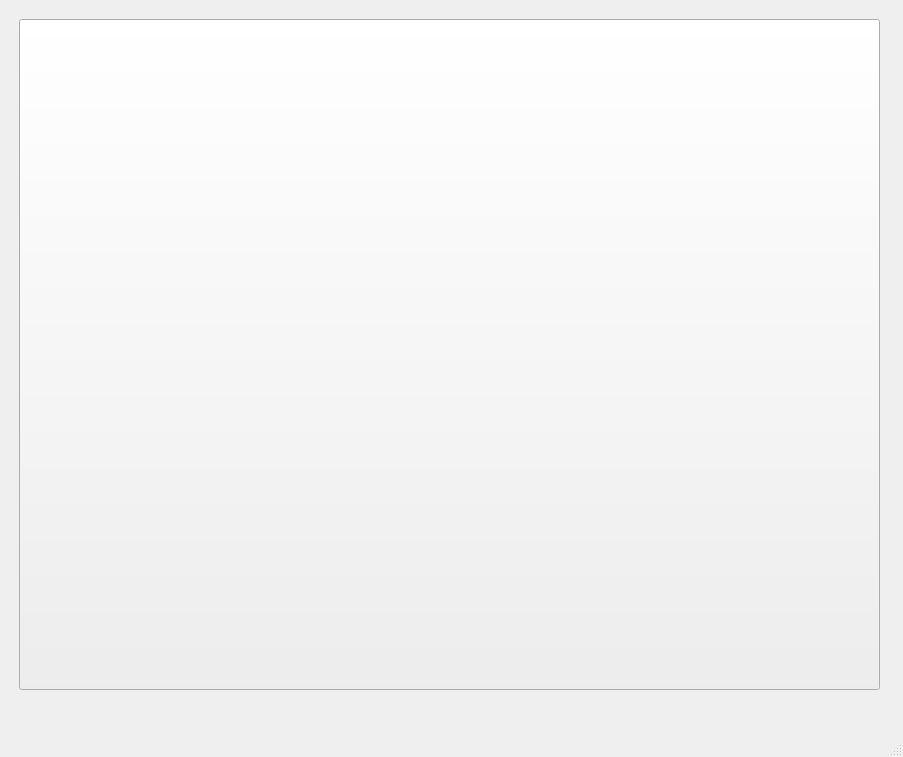
<?xml version="1.0" encoding="UTF-8"?>
<ui version="4.0">
 <class>MainWindow</class>
 <widget class="QMainWindow" name="MainWindow">
  <property name="geometry">
   <rect>
    <x>0</x>
    <y>0</y>
    <width>903</width>
    <height>757</height>
   </rect>
  </property>
  <property name="windowTitle">
   <string>MainWindow</string>
  </property>
  <widget class="QWidget" name="centralwidget">
   <layout class="QHBoxLayout" name="horizontalLayout_4">
    <item>
     <widget class="QStackedWidget" name="stackedWidget">
      <widget class="QWidget" name="flash_screen">
       <widget class="QPushButton" name="btn_to_screen2">
        <property name="geometry">
         <rect>
          <x>10</x>
          <y>10</y>
          <width>861</width>
          <height>671</height>
         </rect>
        </property>
        <property name="minimumSize">
         <size>
          <width>500</width>
          <height>500</height>
         </size>
        </property>
        <property name="icon">
         <iconset>
          <normaloff>:/qtd/Images/anu.png</normaloff>:/qtd/Images/anu.png</iconset>
        </property>
        <property name="iconSize">
         <size>
          <width>482</width>
          <height>518</height>
         </size>
        </property>
       </widget>
      </widget>
      <widget class="QWidget" name="upload_screen">
       <widget class="QWidget" name="">
        <property name="geometry">
         <rect>
          <x>69</x>
          <y>120</y>
          <width>721</width>
          <height>401</height>
         </rect>
        </property>
        <layout class="QVBoxLayout" name="verticalLayout_2">
         <item>
          <layout class="QHBoxLayout" name="horizontalLayout">
           <item>
            <widget class="QLabel" name="label">
             <property name="text">
              <string>Center:</string>
             </property>
             <property name="alignment">
              <set>Qt::AlignmentFlag::AlignCenter</set>
             </property>
            </widget>
           </item>
           <item>
            <widget class="QComboBox" name="center_choose_btn"/>
           </item>
           <item>
            <widget class="QPushButton" name="center_add_btn">
             <property name="maximumSize">
              <size>
               <width>25</width>
               <height>25</height>
              </size>
             </property>
             <property name="text">
              <string>+</string>
             </property>
             <property name="iconSize">
              <size>
               <width>5</width>
               <height>16</height>
              </size>
             </property>
            </widget>
           </item>
          </layout>
         </item>
         <item>
          <layout class="QHBoxLayout" name="horizontalLayout_2">
           <item>
            <widget class="QLabel" name="label_2">
             <property name="text">
              <string>Date:</string>
             </property>
             <property name="alignment">
              <set>Qt::AlignmentFlag::AlignCenter</set>
             </property>
            </widget>
           </item>
           <item>
            <widget class="QDateEdit" name="date_choose_btn">
             <property name="calendarPopup">
              <bool>true</bool>
             </property>
            </widget>
           </item>
          </layout>
         </item>
         <item>
          <layout class="QHBoxLayout" name="horizontalLayout_3">
           <item>
            <widget class="QLabel" name="label_3">
             <property name="text">
              <string>Select Folders:</string>
             </property>
             <property name="alignment">
              <set>Qt::AlignmentFlag::AlignCenter</set>
             </property>
            </widget>
           </item>
           <item>
            <widget class="QPushButton" name="folder_choose_btn">
             <property name="text">
              <string>PushButton</string>
             </property>
            </widget>
           </item>
          </layout>
         </item>
         <item>
          <widget class="QScrollArea" name="scroll_patients">
           <property name="verticalScrollBarPolicy">
            <enum>Qt::ScrollBarPolicy::ScrollBarAlwaysOff</enum>
           </property>
           <property name="widgetResizable">
            <bool>true</bool>
           </property>
           <widget class="QWidget" name="scroll_patients_contents">
            <property name="geometry">
             <rect>
              <x>0</x>
              <y>0</y>
              <width>717</width>
              <height>129</height>
             </rect>
            </property>
           </widget>
          </widget>
         </item>
         <item>
          <widget class="QPushButton" name="upload_btn">
           <property name="text">
            <string>Upload</string>
           </property>
          </widget>
         </item>
         <item>
          <spacer name="verticalSpacer">
           <property name="orientation">
            <enum>Qt::Orientation::Vertical</enum>
           </property>
           <property name="sizeHint" stdset="0">
            <size>
             <width>20</width>
             <height>40</height>
            </size>
           </property>
          </spacer>
         </item>
        </layout>
       </widget>
      </widget>
     </widget>
    </item>
   </layout>
  </widget>
  <widget class="QMenuBar" name="menubar">
   <property name="geometry">
    <rect>
     <x>0</x>
     <y>0</y>
     <width>903</width>
     <height>22</height>
    </rect>
   </property>
  </widget>
  <widget class="QStatusBar" name="statusbar"/>
 </widget>
 <resources>
  <include location="resourcefile.qrc"/>
 </resources>
 <connections/>
</ui>
